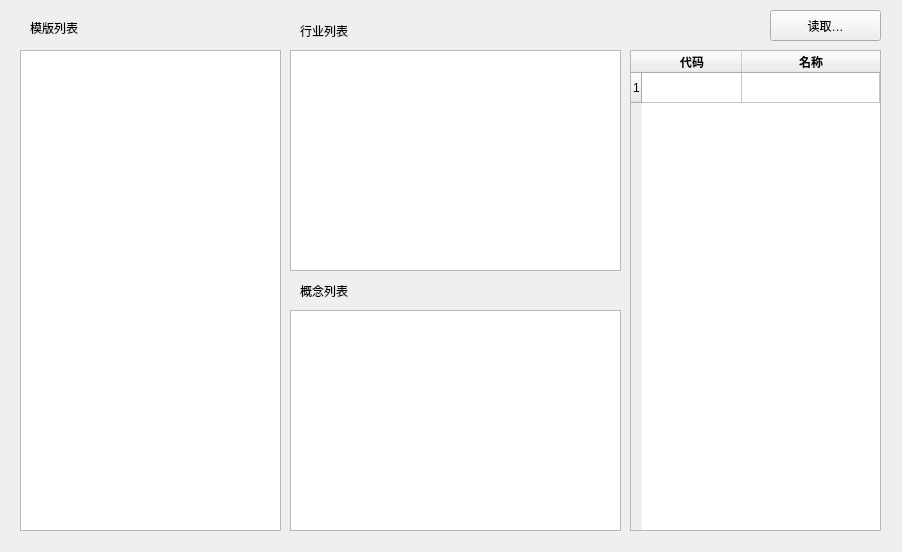
<?xml version="1.0" encoding="UTF-8"?>
<ui version="4.0">
 <class>Form</class>
 <widget class="QWidget" name="Form">
  <property name="geometry">
   <rect>
    <x>0</x>
    <y>0</y>
    <width>902</width>
    <height>552</height>
   </rect>
  </property>
  <property name="windowTitle">
   <string>Form</string>
  </property>
  <widget class="QPushButton" name="pushButton">
   <property name="geometry">
    <rect>
     <x>770</x>
     <y>10</y>
     <width>111</width>
     <height>31</height>
    </rect>
   </property>
   <property name="text">
    <string>读取…</string>
   </property>
  </widget>
  <widget class="QListWidget" name="gnWidget">
   <property name="geometry">
    <rect>
     <x>290</x>
     <y>310</y>
     <width>331</width>
     <height>221</height>
    </rect>
   </property>
  </widget>
  <widget class="QTableWidget" name="tableWidget">
   <property name="geometry">
    <rect>
     <x>630</x>
     <y>50</y>
     <width>251</width>
     <height>481</height>
    </rect>
   </property>
   <property name="lineWidth">
    <number>1</number>
   </property>
   <property name="midLineWidth">
    <number>1</number>
   </property>
   <attribute name="horizontalHeaderStretchLastSection">
    <bool>true</bool>
   </attribute>
   <row>
    <property name="text">
     <string>1</string>
    </property>
   </row>
   <column>
    <property name="text">
     <string>代码</string>
    </property>
    <property name="font">
     <font>
      <weight>75</weight>
      <bold>true</bold>
     </font>
    </property>
    <property name="textAlignment">
     <set>AlignCenter</set>
    </property>
   </column>
   <column>
    <property name="text">
     <string>名称</string>
    </property>
    <property name="font">
     <font>
      <weight>75</weight>
      <bold>true</bold>
     </font>
    </property>
    <property name="textAlignment">
     <set>AlignCenter</set>
    </property>
   </column>
   <item row="0" column="0">
    <property name="text">
     <string/>
    </property>
    <property name="textAlignment">
     <set>AlignCenter</set>
    </property>
   </item>
   <item row="0" column="1">
    <property name="text">
     <string/>
    </property>
    <property name="textAlignment">
     <set>AlignCenter</set>
    </property>
   </item>
  </widget>
  <widget class="QListWidget" name="hyWidget">
   <property name="geometry">
    <rect>
     <x>290</x>
     <y>50</y>
     <width>331</width>
     <height>221</height>
    </rect>
   </property>
  </widget>
  <widget class="QListWidget" name="clWidget">
   <property name="geometry">
    <rect>
     <x>20</x>
     <y>50</y>
     <width>261</width>
     <height>481</height>
    </rect>
   </property>
  </widget>
  <widget class="QLabel" name="clLabel">
   <property name="geometry">
    <rect>
     <x>30</x>
     <y>20</y>
     <width>71</width>
     <height>16</height>
    </rect>
   </property>
   <property name="text">
    <string>模版列表</string>
   </property>
  </widget>
  <widget class="QLabel" name="hyLabel">
   <property name="geometry">
    <rect>
     <x>300</x>
     <y>21</y>
     <width>71</width>
     <height>20</height>
    </rect>
   </property>
   <property name="text">
    <string>行业列表</string>
   </property>
  </widget>
  <widget class="QLabel" name="gnLabel">
   <property name="geometry">
    <rect>
     <x>300</x>
     <y>281</y>
     <width>71</width>
     <height>20</height>
    </rect>
   </property>
   <property name="text">
    <string>概念列表</string>
   </property>
  </widget>
  <zorder>tableWidget</zorder>
  <zorder>pushButton</zorder>
  <zorder>gnWidget</zorder>
  <zorder>hyWidget</zorder>
  <zorder>clWidget</zorder>
  <zorder>clLabel</zorder>
  <zorder>hyLabel</zorder>
  <zorder>gnLabel</zorder>
 </widget>
 <resources/>
 <connections>
  <connection>
   <sender>pushButton</sender>
   <signal>clicked()</signal>
   <receiver>Form</receiver>
   <slot>reload()</slot>
   <hints>
    <hint type="sourcelabel">
     <x>720</x>
     <y>10</y>
    </hint>
    <hint type="destinationlabel">
     <x>682</x>
     <y>8</y>
    </hint>
   </hints>
  </connection>
  <connection>
   <sender>gnWidget</sender>
   <signal>itemClicked(QListWidgetItem*)</signal>
   <receiver>Form</receiver>
   <slot>selectGN()</slot>
   <hints>
    <hint type="sourcelabel">
     <x>357</x>
     <y>373</y>
    </hint>
    <hint type="destinationlabel">
     <x>409</x>
     <y>288</y>
    </hint>
   </hints>
  </connection>
  <connection>
   <sender>hyWidget</sender>
   <signal>itemClicked(QListWidgetItem*)</signal>
   <receiver>Form</receiver>
   <slot>selectHY()</slot>
   <hints>
    <hint type="sourcelabel">
     <x>386</x>
     <y>115</y>
    </hint>
    <hint type="destinationlabel">
     <x>571</x>
     <y>29</y>
    </hint>
   </hints>
  </connection>
  <connection>
   <sender>clWidget</sender>
   <signal>itemSelectionChanged()</signal>
   <receiver>Form</receiver>
   <slot>selectCL()</slot>
   <hints>
    <hint type="sourcelabel">
     <x>219</x>
     <y>221</y>
    </hint>
    <hint type="destinationlabel">
     <x>165</x>
     <y>18</y>
    </hint>
   </hints>
  </connection>
  <connection>
   <sender>pushButton</sender>
   <signal>clicked()</signal>
   <receiver>hyWidget</receiver>
   <slot>clear()</slot>
   <hints>
    <hint type="sourcelabel">
     <x>771</x>
     <y>40</y>
    </hint>
    <hint type="destinationlabel">
     <x>599</x>
     <y>236</y>
    </hint>
   </hints>
  </connection>
  <connection>
   <sender>pushButton</sender>
   <signal>clicked()</signal>
   <receiver>gnWidget</receiver>
   <slot>clear()</slot>
   <hints>
    <hint type="sourcelabel">
     <x>741</x>
     <y>55</y>
    </hint>
    <hint type="destinationlabel">
     <x>585</x>
     <y>340</y>
    </hint>
   </hints>
  </connection>
  <connection>
   <sender>hyWidget</sender>
   <signal>clicked(QModelIndex)</signal>
   <receiver>gnWidget</receiver>
   <slot>clearSelection()</slot>
   <hints>
    <hint type="sourcelabel">
     <x>450</x>
     <y>243</y>
    </hint>
    <hint type="destinationlabel">
     <x>452</x>
     <y>359</y>
    </hint>
   </hints>
  </connection>
  <connection>
   <sender>gnWidget</sender>
   <signal>clicked(QModelIndex)</signal>
   <receiver>hyWidget</receiver>
   <slot>clearSelection()</slot>
   <hints>
    <hint type="sourcelabel">
     <x>497</x>
     <y>367</y>
    </hint>
    <hint type="destinationlabel">
     <x>499</x>
     <y>305</y>
    </hint>
   </hints>
  </connection>
  <connection>
   <sender>clWidget</sender>
   <signal>clicked(QModelIndex)</signal>
   <receiver>Form</receiver>
   <slot>clickCL()</slot>
   <hints>
    <hint type="sourcelabel">
     <x>251</x>
     <y>174</y>
    </hint>
    <hint type="destinationlabel">
     <x>278</x>
     <y>16</y>
    </hint>
   </hints>
  </connection>
 </connections>
 <slots>
  <slot>reload()</slot>
  <slot>selectGN()</slot>
  <slot>selectHY()</slot>
  <slot>selectCL()</slot>
  <slot>clickCL()</slot>
 </slots>
</ui>
